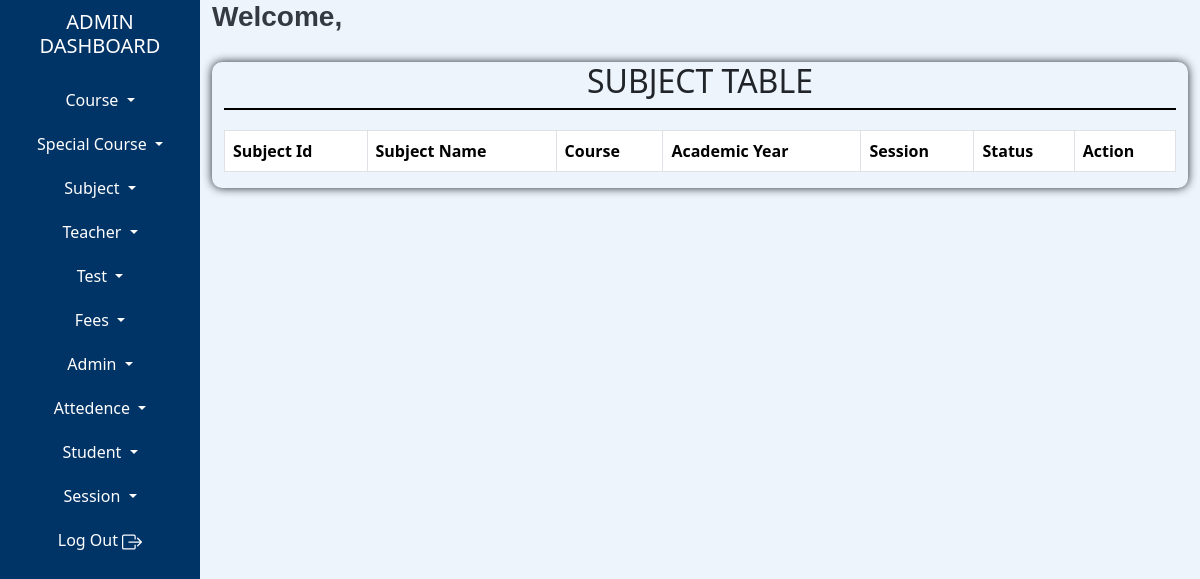
The page /admin/subject-table.php on the database as committed earlier.
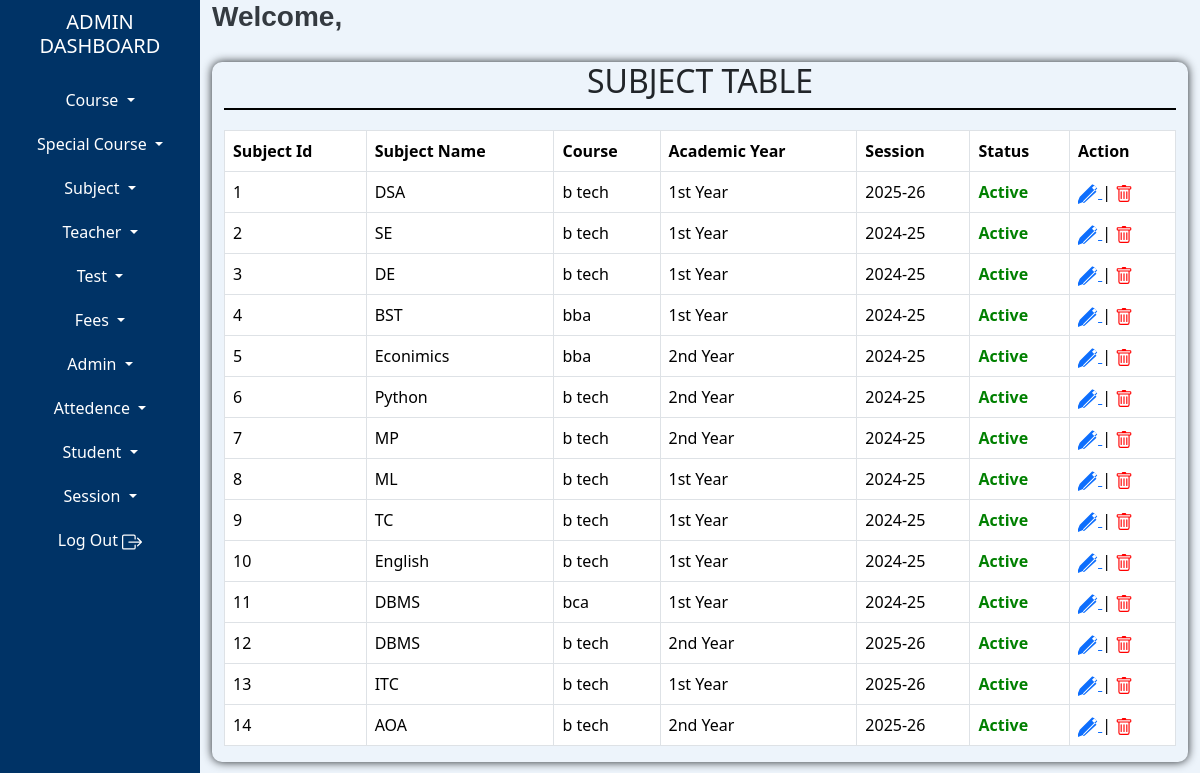
The same page on the database as committed later.
### tables this page shows
CREATE TABLE `tblsubject` (
  `subjectId` int(10) NOT NULL AUTO_INCREMENT,
  `subjectName` text NOT NULL,
  `courseId` int(10) NOT NULL,
  `academicYearId` int(10) NOT NULL,
  `sessionId` int(10) NOT NULL,
  `status` int(1) NOT NULL,
  `addedIpAddress` text NOT NULL,
  `addedDateTime` datetime NOT NULL,
  `updatedIpAddress` text NOT NULL,
  `updatedDateTime` datetime NOT NULL,
  PRIMARY KEY (`subjectId`)
);

CREATE TABLE `tblcourse` (
  `courseId` int(10) NOT NULL AUTO_INCREMENT,
  `courseName` varchar(100) NOT NULL,
  `courseDuration` varchar(10) NOT NULL,
  `sessionId` int(10) NOT NULL,
  PRIMARY KEY (`courseId`)
);

CREATE TABLE `tblacademicyear` (
  `academicYearId` int(10) NOT NULL AUTO_INCREMENT,
  `academicYearName` text NOT NULL,
  `addedIpAddress` varchar(100) NOT NULL,
  `addedDateTime` datetime NOT NULL,
  `updatedIpAddress` varchar(100) NOT NULL,
  `updatedDatetime` datetime NOT NULL,
  PRIMARY KEY (`academicYearId`)
);

CREATE TABLE `tblsession` (
  `sessionId` int(10) NOT NULL AUTO_INCREMENT,
  `sessionName` varchar(15) NOT NULL,
  `addedIpAddress` varchar(100) NOT NULL,
  `addedDateTime` datetime NOT NULL,
  `updatedIpAddress` varchar(100) NOT NULL,
  `updatedDateTime` datetime NOT NULL,
  `status` int(2) NOT NULL,
  PRIMARY KEY (`sessionId`)
);

### admin/fun-specialchar.php (called while the page is built)
<?php
function textSafe($text)
{
    return htmlspecialchars($text, ENT_QUOTES, 'UTF-8');
}
?>

### admin/subject-table.php (the view, shortened to what this page needs)
<?php
include "admin-dashboard-top.php";
include "admin-dashboard-content.php";
include "fun-specialchar.php";
$query = "SELECT * FROM tblsubject";
$stmt = $conn->prepare($query);
$stmt->execute();
?>
<!doctype html>
<html lang="en">
<head>
<link href="https://cdn.jsdelivr.net/npm/bootstrap@5.3.3/dist/css/bootstrap.min.css" rel="stylesheet">
</head>
<body>
<div class="container-fluid">
    <div class="row">
        <div class="tbl-content">
            <div class="tbl-heading">
                <h2>SUBJECT TABLE</h2>
            </div>
            <table class="table table-hover table-bordered">
                <thead>
                    <tr>
                        <th scope="col">Subject Id</th>
                        <th scope="col">Subject Name</th>
                        <th scope="col">Course</th>
                        <th scope="col">Academic Year</th>
                        <th scope="col">Session</th>
                        <th scope="col">Status</th>
                        <th scope="col">Action</th>
                    </tr>
                </thead>
                <tbody>
                    <?php while($result=$stmt->fetch()) { ?>
                    <tr>
                        <td><?php echo $result['subjectId']; ?></td>
                        <td><?php echo textSafe($result['subjectName']); ?></td>
                        <td>
                            <?php
                            $courseId = $result['courseId'];
                            $stmt2 = $conn->prepare("SELECT * FROM tblcourse WHERE courseId=:courseId");
                            $stmt2->bindParam(":courseId",$courseId);
                            $stmt2->execute();
                            $row = $stmt2->fetch();
                            echo $row["courseName"];
                            ?>
                        </td>
                        <td>
                            <?php
                            $academicYearId = $result['academicYearId'];
                            $yearstmt = $conn->prepare("SELECT * FROM tblAcademicYear WHERE academicYearId=:academicYearId");
                            $yearstmt->bindParam(":academicYearId",$academicYearId);
                            $yearstmt->execute();
                            $year = $yearstmt->fetch();
                            echo $year['academicYearName'];
                            ?>
                        </td>
                        <td>
                            <?php
                            $sessionId = $result['sessionId'];
                            $sessionstmt = $conn->prepare("SELECT * FROM tblsession WHERE sessionId=:sessionId");
                            $sessionstmt->bindParam(":sessionId",$sessionId);
                            $sessionstmt->execute();
                            $session = $sessionstmt->fetch();
                            echo $session['sessionName'];
                            ?>
                        </td>
                        <td>
                            <?php
                            if ($result['status'] == 1) {
                                echo '<span style="color: green; font-weight: bold;">Active</span>';
                            } else {
                                echo '<span style="color: red; font-weight: bold;">Inactive</span>';
                            }
                            ?>
                        </td>
                        <td>
                            <a href="edit-subject.php?subjectId=<?php echo $result['subjectId']; ?>">
                            </a>
                             |
                            <a href="delete-subject.php?subjectId=<?php echo $result['subjectId']; ?>" style="color: red; text-decoration: none;">
                            </a>
                        </td>
                    </tr>
                    <?php } ?>
                </tbody>
            </table>
        </div>
    </div>
</div>
<?php
include "admin-dashboard-footer.php";
?>
</body>
</html>

Rows that differ between the two databases and show on the page:
added tblsubject: subjectId "1", subjectName "DSA", courseId.courseName "b tech", academicYearId.academicYearName "1st Year", sessionId.sessionName "2025-26", status "Active"
added tblsubject: subjectId "2", subjectName "SE", courseId.courseName "b tech", academicYearId.academicYearName "1st Year", sessionId.sessionName "2024-25", status "Active"
added tblsubject: subjectId "3", subjectName "DE", courseId.courseName "b tech", academicYearId.academicYearName "1st Year", sessionId.sessionName "2024-25", status "Active"
added tblsubject: subjectId "4", subjectName "BST", courseId.courseName "bba", academicYearId.academicYearName "1st Year", sessionId.sessionName "2024-25", status "Active"
added tblsubject: subjectId "5", subjectName "Econimics", courseId.courseName "bba", academicYearId.academicYearName "2nd Year", sessionId.sessionName "2024-25", status "Active"
added tblsubject: subjectId "6", subjectName "Python", courseId.courseName "b tech", academicYearId.academicYearName "2nd Year", sessionId.sessionName "2024-25", status "Active"
added tblsubject: subjectId "7", subjectName "MP", courseId.courseName "b tech", academicYearId.academicYearName "2nd Year", sessionId.sessionName "2024-25", status "Active"
added tblsubject: subjectId "8", subjectName "ML", courseId.courseName "b tech", academicYearId.academicYearName "1st Year", sessionId.sessionName "2024-25", status "Active"
added tblsubject: subjectId "9", subjectName "TC", courseId.courseName "b tech", academicYearId.academicYearName "1st Year", sessionId.sessionName "2024-25", status "Active"
added tblsubject: subjectId "10", subjectName "English", courseId.courseName "b tech", academicYearId.academicYearName "1st Year", sessionId.sessionName "2024-25", status "Active"
added tblsubject: subjectId "11", subjectName "DBMS", courseId.courseName "bca", academicYearId.academicYearName "1st Year", sessionId.sessionName "2024-25", status "Active"
added tblsubject: subjectId "12", subjectName "DBMS", courseId.courseName "b tech", academicYearId.academicYearName "2nd Year", sessionId.sessionName "2025-26", status "Active"
added tblsubject: subjectId "13", subjectName "ITC", courseId.courseName "b tech", academicYearId.academicYearName "1st Year", sessionId.sessionName "2025-26", status "Active"
added tblsubject: subjectId "14", subjectName "AOA", courseId.courseName "b tech", academicYearId.academicYearName "2nd Year", sessionId.sessionName "2025-26", status "Active"
